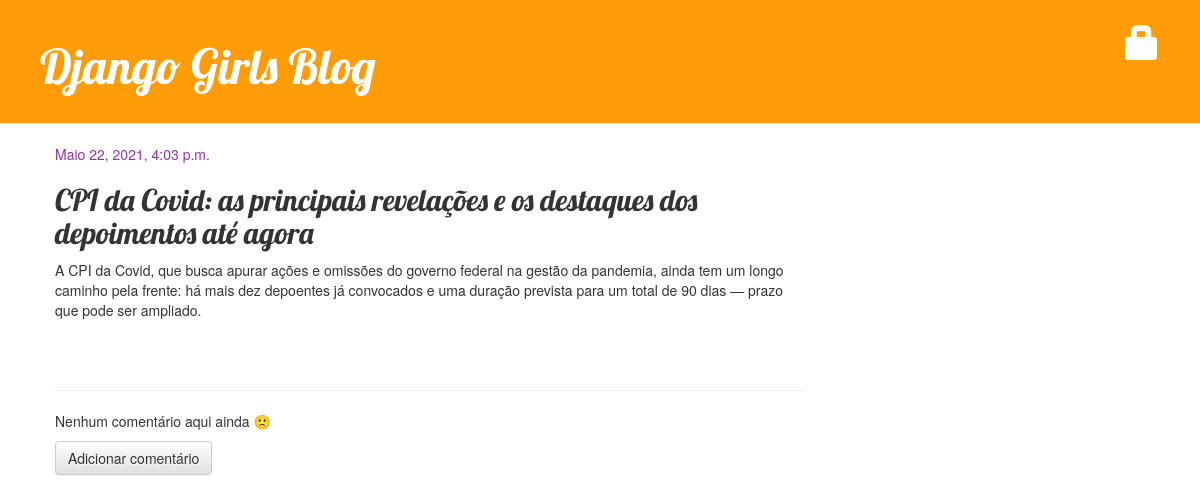
Page /post/6/ on the committed database.
### blog/models.py (models this page shows, shortened)
class Post(models.Model):
    author = models.ForeignKey(settings.AUTH_USER_MODEL, on_delete=models.CASCADE)
    title = models.CharField(max_length=200)
    text = models.TextField()
    created_date = models.DateTimeField(default=timezone.now)
    published_date = models.DateTimeField(blank=True, null=True)

### blog/views.py (the view)
# urls.py: path('post/<int:pk>/', views.post_detail, name='post_detail'),
def post_detail(request, pk):
    post = get_object_or_404(Post, pk=pk)
    return render(request, 'blog/post_detail.html', {'post': post})

### blog/templates/blog/post_detail.html (shortened to what this page needs)
{% extends 'blog/base.html' %}
{% block content %}
    <div class="post">
        {% if post.published_date %}
            <div class="date">
                {{ post.published_date }}
            </div>
        {% endif %}
        <h2>{{ post.title }}</h2>
        <p>{{ post.text|linebreaksbr }}</p>
    </div>
    <hr>
    {% for comment in post.comments.all %}
    {% if user.is_authenticated or comment.approved_comment %}
    <div class="comment">
        <div class="date">
            {{ comment.created_date }}
            {% if not comment.approved_comment %}
                <a class="btn btn-default" href="{% url 'comment_remove' pk=comment.pk %}"><span class="glyphicon glyphicon-remove"></span></a>
                <a class="btn btn-default" href="{% url 'comment_approve' pk=comment.pk %}"><span class="glyphicon glyphicon-ok"></span></a>
            {% endif %}
        </div>
        <strong>{{ comment.author }}</strong>
        <p>{{ comment.text|linebreaks }}</p>
    </div>
    {% endif %}
{% empty %}
    <p>Nenhum comentário aqui ainda &#x1F641;</p>
{% endfor %}
        <a class="btn btn-default" href="{% url 'add_comment_to_post' pk=post.pk %}">Adicionar comentário</a>
{% endblock %}

### blog/static/css/blog.css (style rules this page uses)
h1, h2, h3, h4 { font-family: 'Lobster', cursive; }
.date { color: #9231aa; }
.post { margin-bottom: 70px; }

### rows in the picture
Post: published_date "Maio 22, 2021, 4:03 p.m.", title "CPI da Covid: as principais revelações e os destaques dos depoimentos até agora", text "A CPI da Covid, que busca apurar ações e omissões do governo federal na gestão da pandemia, ainda tem um longo caminho pela frente: há mais dez depoentes já convocados e uma duração prevista para um total de 90 dias — prazo que pode ser ampliado."
